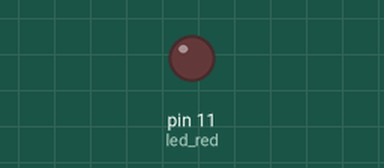
A sketch run on a simulated Arduino Uno, built with avr-gcc and run on an emulated ATmega328P. Shown: output pins drawn as LEDs (lit = HIGH).

Above: at 0.05 s.
At 2.0 s:
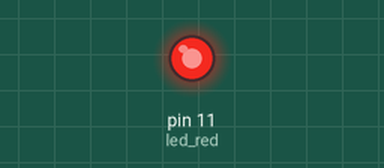
Timing chart, 0 to 4.6 s (numbered marks = the images above):
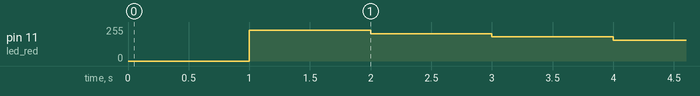

The sketch:

LED_PWM.ino
```cpp
#define led_red 11

void setup(){
  //set leds as output
  pinMode(led_red , OUTPUT);

}

void loop(){
  for(int i=256;i>-1;i-=25)
{
  analogWrite(led_red,i);
   delay(1000);
  //wait 1000 ms
}

for(int i=0;i<256;i+=25)
{
  analogWrite(led_red,i);
   delay(1000);
  //wait 1000 ms
}

 }
```
